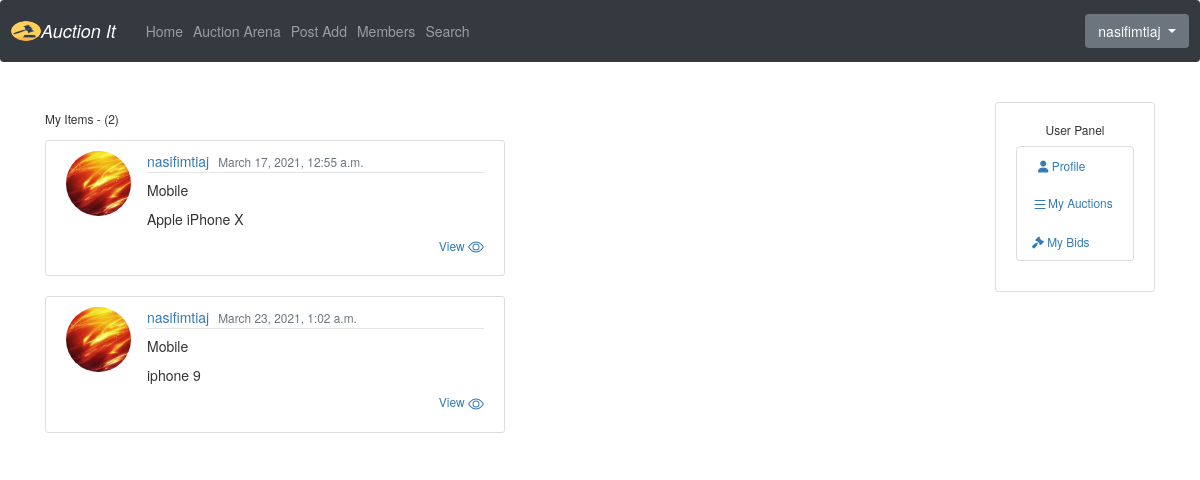
Before: /my_items/ (signed in) with the older database file.
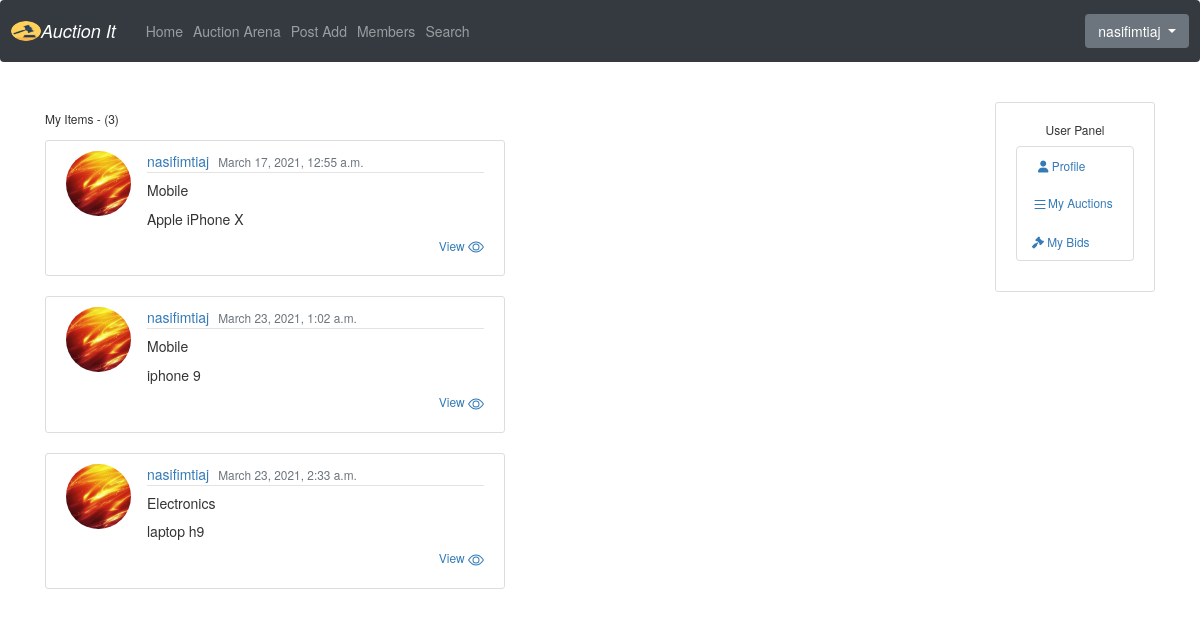
After: the same page with the newer database file.
### users/models.py (models this page shows, shortened)
class Profile(models.Model):
    user = models.OneToOneField(User, on_delete=models.CASCADE)
    image = models.ImageField(default='default.jpg', upload_to='profile_pics')
    full_name = models.CharField(default='@Example_name', max_length=100)
    phone_number =  models.TextField(default='@Example_045978346')
    address = models.TextField(default='@Example_13-65 new jersey')
    last_active = models.DateTimeField(blank=True, null=True)
    bio = models.TextField(default='You bio')
    @property
    def update_last_active(self):
        self.last_active = timezone.now()
        self.save()
        return self.user.username
    def save(self, *args, **kwargs):
        super().save(*args, **kwargs)
        img = Image.open(self.image.path)
        if img.height > 200 or img.width > 200:
            output_size = (200, 200)
            img.thumbnail(output_size)
            img.save(self.image.path)

### core/models.py (models this page shows, shortened)
class AuctionItem(models.Model):
    name = models.CharField(max_length=50)
    owner = models.ForeignKey(User, on_delete=models.CASCADE)
    category = models.ForeignKey(Category, on_delete=models.CASCADE)
    date_posted = models.DateTimeField(default=timezone.now)
    is_sold = models.BooleanField(default=False)
    location = models.ForeignKey(Location, on_delete=models.CASCADE)
    color = models.CharField(max_length=50)
    model = models.CharField(max_length=50)
    description = models.TextField()

class Category(models.Model):
    title = models.CharField(max_length=50)
    timestamp =  models.DateTimeField(default=datetime.now, blank=True)
    description = models.TextField(default="none")
    image = models.ImageField(default="default_cat", upload_to='Category_pics')
    def __str__(self):
        return self.title

### center/views.py (the view)
# urls.py: path('my_items/', UserItemsListView.as_view(), name='my_items'),
class UserItemsListView(ListView):
    template_name = 'center/my_items.html'
    model = AuctionItem
    context_object_name = 'items'
    def get_context_data(self, **kwargs):
        context = super().get_context_data(**kwargs)
        context.update({
        })
        return context
    ordering = ['-date_posted']
    paginate_by = 5
    def get_queryset(self):
        return AuctionItem.objects.filter(owner=self.request.user)

### center/templates/center/my_items.html (shortened to what this page needs)
{% extends 'center/base.html' %}
    {% block content %}
  <h6 class="mb-6">My Items - {{ view.kwargs.username }} ({{ page_obj.paginator.count }})</h6>
        {% for item in items %}
             <article class="media content-section" style="width:50%">
             <img  src="{{ item.owner.profile.image.url }}" class="rounded-circle article-img">
            <div class="media-body">
            <div class="article-metadata">
                  <a class="mr-2" href="#">{{ item.owner }}</a>
                  <small class="text-muted">{{ item.date_posted }}</small>
                </div>
                <h5><a class="article-title">{{ item.category }}</a></h5>
                <p class="article-content">{{ item.name }}</p>
                <a href="{% url 'center:detail_product' item.id %}" ><h6 align="right">View
                    </h6></a>
              </div>
        </article>
        {% endfor %}
    {% endblock %}

### center/templates/center/base.html (shortened to what this page needs)
{% extends 'base.html' %}

### templates/base.html (shortened to what this page needs)
 {% load static %}
<!DOCTYPE html>
<html lang="en">
<head>
    <link href="https://maxcdn.bootstrapcdn.com/font-awesome/4.3.0/css/font-awesome.min.css" rel="stylesheet">
    <link href="https://maxcdn.bootstrapcdn.com/font-awesome/4.7.0/css/font-awesome.min.css" rel="stylesheet">
<link rel="stylesheet" href="path/to/font-awesome/css/font-awesome.min.css">
        <link href="https://unpkg.com/filepond/dist/filepond.css" rel="stylesheet" />
      <link rel="stylesheet" type="text/css" href="{% static 'css/style.css' %}"/>
    <link rel="stylesheet" href="https://stackpath.bootstrapcdn.com/bootstrap/4.4.1/css/bootstrap.min.css"
>
</head>
<body>
    <nav class="navbar navbar-expand-lg navbar-dark bg-dark">
      <a class="navbar-brand" href="{% url 'core:home' %}">
          <div class="row">
               <img class="rounded-circle" src="{% static 'my_file/auction.png' %}" width="30" height="20" alt="Image">
              <p style="font-style: italic;">Auction It</p>
          </div>
         </a>
      <div class="collapse navbar-collapse" id="navbarNav">
        <ul class="navbar-nav">
          <li class="nav-item {{ home_nav }}">
            <a class="nav-link" href="{% url 'core:home' %}">Home</a>
          </li>
            {% if user.is_authenticated %}
                <li class="nav-item {{ on_auction_nav }}">
                <a class="nav-link" href="{% url 'center:on_auction' %}">Auction Arena</a>
              </li>
                <li class="nav-item {{ create_product_nav }}">
                <a class="nav-link" href="{% url 'center:create_product' %}">Post Add</a>
              </li>
            <li class="nav-item {{ members_nav }}">
                <a class="nav-link" href="{% url 'core:members' %}">Members</a>
              </li>
            <li class="nav-item {{ search_nav }}">
                <a class="nav-link" href="/search">Search</a>
              </li>
            {% endif %}
        </ul>
      </div>
      <div >
        <ul class="navbar-nav ml-auto">
            {% if user.is_authenticated %}
                 <div class="dropdown" >
                      <button class="btn btn-secondary dropdown-toggle" type="button" id="dropdownMenuButton" data-toggle="dropdown" aria-haspopup="true" aria-expanded="false">
                       {{user.profile.update_last_active}}
                      </button>
                </div>
                {% else %}
                   <p><a href="/login"> Login</a> / <a href="/register"> Register</a> </p>
                {% endif %}
        </ul>
    </div>
    </nav>
    <br/>
<main role="main" class="container">
      <div class="row">
        <div class="col-md-10">
          {% block content %}
            {% endblock %}
        </div>
           {% if user.is_authenticated %}
                    <div class="col-md-2" >
                      <div class="content-section"algin="right">
                        <h6 align="center">User Panel</h6>
                          <ul class="list-group">
                           <small> <li class="list-group-item list-group-item-light"> <a class="mr-2" href="{% url 'center:user_profile' user.id %}">   <i class="fa fa-user" aria-hidden="true" style="margin-left: 6px;"></i> Profile</a></li>
                            <li class="list-group-item list-group-item-light"> <a  href="{% url 'center:my_items' %}"></i>My Auctions</a></li>
                            <li class="list-group-item list-group-item-light"><a  href="{% url 'center:my_bets' %}"><i class="fa fa-gavel" aria-hidden="true"></i> My Bids</a></li></small>
                          </ul>
                      </div>
                    </div>
            {% endif%}
      </div>
    </main>
    <link rel="stylesheet" href="https://maxcdn.bootstrapcdn.com/bootstrap/3.4.1/css/bootstrap.min.css">
</body>
</html>

### static/css/style.css (style rules this page uses)
body { background: #fafafa; color: #333333; margin-top: 5rem; }
h1, h2, h3, h4, h5, h6 { color: #444444; }
ul { margin: 0; }
.content-section { background: #ffffff; padding: 10px 20px; border: 1px solid #dddddd; border-radius: 3px; margin-bottom: 20px; }
.article-title { color: #444444; }
.article-content { white-space: pre-line; }
.article-img { height: 65px; width: 65px; margin-right: 16px; }
.article-metadata { padding-bottom: 1px; margin-bottom: 4px; border-bottom: 1px solid #e3e3e3 }

Changed rows visible on the page:
added AuctionItem: owner.profile.image (picture), owner "nasifimtiaj", date_posted "March 23, 2021, 2:33 a.m.", category "Electronics", name "laptop h9"
Other visible differences:
{{ page_obj.paginator.count }}: "2" → "3"
